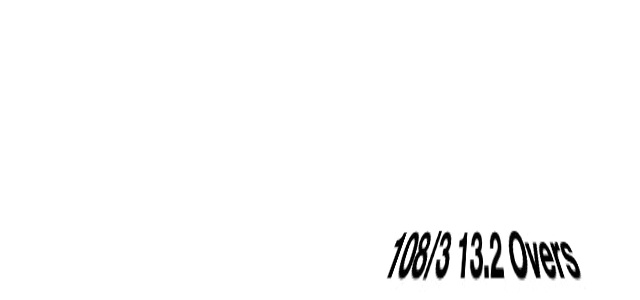
#> input picture tscoreboard.jpg, 640 x 300 px
$ jupyter execute --allow-errors CV_PA1_21100157.ipynb   (shell and % lines are left out)
#> lines starting #> are read from the running program, lines starting #| are printed output that depends on the picture; after the words box and inside, x2 and y2 are one past the last pixel; in counts of white or black regions, pixels touching at a corner belong together
# CS436 PA1 Image Warping

Run the following cell, in order to mount your drive with this notebook.

[cell 1]
#from google.colab import drive
#drive.mount('/content/drive')

# Importing Libraries

This might take a few seconds. If any library is missing, make sure to install it in your environment, using anaconda in for library installation is usually easier

[cell 2]
import matplotlib
import imageio
from mpl_toolkits import mplot3d
from matplotlib import pyplot as plt
from matplotlib import cm
from matplotlib import image as mpimg
from matplotlib.pyplot import figure
# %matplotlib notebook

import seaborn as sns
import numpy as np
import matplotlib.pylab as pl
from matplotlib.colors import ListedColormap

# 1. Image Warping

In this section, <b>you are not allowed to use any OpenCV functions.</b> OpenCV comes in the next section

## Task 1.1 - Part A (Projective Transformations)

In this section you will be creating a function `warpPerspective(img,M,(cols,rows))`.
The function performs a projective transformation on an image and returns a new image variable

    This function has the following arguments:
        img: original image variable. This can be a black and white or a color image
        M: a 3x3 projective transformation matrix
        cols: the columns of the output image
        rows: the rows of the output matrix

The function can transform a small image to a larger image. While doing so, the new image must not have any fringes or emply pixels, you can fill those pixels by taking the value of the nearest neigbouring pixel. The pixels outside of an image may be set to black for now. You may change the arguments of the function if you want to add additional features

# Functions for image manipulations and reading/printing

[cell 3]
cat_path = 'part1/cat.jpg' # global variable for cat image path so don't need to type again and again for part 1

def show_img(img):
    figure(dpi = 100)

    # plt.axis('off') # allows us to turn axis on or off

    plt.imshow(img)
    plt.show()

def read_img(img_path):
    img = np.array(mpimg.imread(img_path))
    img.setflags(write=1) # allows us to manipulate the image
    return img

# [7 lines left out: function show_cropped_img, not called in this run]

def crop_img(img, row_start, row_end, col_start, col_end): # For just cropping the image
    cropped = img[row_start:row_end,col_start:col_end]
    return cropped

[cell 4]
# [52 lines left out: function nearest_neighbor_interpolate, not called in this run]

[cell 5]
# [42 lines left out: function warpPerspective, not called in this run]

## Task 1.1 - Part B: Rotation

In this test case, we will be rotating a subsection of an image of a cat. We will convert `cat.jpg` to `cat_sol0_1.jpg`

We can utilize your newly made function for that with the following steps

1. Read the file `part1/cat.jpg`
2. Crop it to the portion that shows just the head
3. Input it to your function with your projective matrix
4. Display the output
5. You can adjust the row and col values such that the entirety of the output image is shown

The output should look similar to `part1/cat_sol0_1.jpg`. You can try coming up with a transformation on paper before using it. Affine transformations are a subset of projective transformations, so you can try starting from those

#> (a cell that did not finish here is left out)

# 2. Interpolation

At this point, you can predict that creating a large image from small image will not give us the best results, ie there will be a lot of empty pixel values. There are multiple ways to handle this, i.e. Bilinear Interpolation, Nearest, Bicubic etc. However, the method that we will be utilizing in this assignment is fairly simple. We will be replacing empty pixel values with the average of all pixel values around that pixel. Be careful, while handling the corner/side pixels of the image.

## Task 2.1

For this, we can augment your function `warpPerspective(img,M,(cols,rows))`.

1. Where you previously took the nearest neighbor to fill missing pixels, use the `Interpolation` algorithm.
2. Input cols and rows values as 2000 and 2160
3. Use the same projective matrix
4. Display the output

the output should look similar to `part1/cat_sol1.jpg`.

[cell 7]
# rows and cols are values of output image
# r and c are values of cropped cat image
# rev is the reverse transformation matrix or inverse transformation matrix
# img is the cropped cat image

# [143 lines left out: function interpolation_algorithm, not called in this run]

[cell 8]
# [14 lines left out: function reverse_map, not called in this run]

[cell 9]
# [33 lines left out: function augmented_warpPerspective, not called in this run]

#> (a cell that did not finish here is left out)


# Cropped to the portion to show just the head

cat_crop = crop_img(cat, 0, 157, 85, 199) # 0 to 157 horizontal and 85 to 199 vertical (inclusive)

# These are rows and columns of cropped cat image

dimension = cat_crop.shape # (157, 114, 3)
r = dimension[0] - 1  # 156 rows since indexing starts at 0
c = dimension[1] - 1  # 113 columns since indexing starts at 0

angle = 30 # In degrees
positive_degree = np.radians(angle) # Converted to radians
negative_degree = np.radians(-angle) # Since rotation matrix has the form [cos(θ) -sin(θ) sin(θ) cos(θ)] 2 by 2 rotation matrix

# My projective matrix

old_M = np.array([
        [np.cos(positive_degree), np.sin(negative_degree), 0],
        [np.sin(positive_degree), np.cos(positive_degree), 0],
        [0, 0, 1]
    ]) # your 3x3 matrix

# cos(θ)  -sin(θ)

# sin(θ)   cos(θ)

scale_factor = 10

# scaling matrix

s = np.array([
    [scale_factor, 0, 0],
    [0, scale_factor, 0],
    [0, 0, 1]
])

# rotation matrix concatenated with scale matrix
# I did this because there is no scale factor in original 'M' that I used earliar
# Hence output image would be of same size as the output from cv2 (built in function) gives
# So we can multiply with scale factor depending on dsize

M = np.matmul(old_M, s)

# These are cols and rows of output image

cols = 2000 # already given in question
rows = 2160 # already given in question

rev = augmented_warpPerspective(cat_crop, M, (cols, rows))

interpolated = interpolation_algorithm(rows, cols, rev, r, c, cat_crop)

figure(dpi = 150)
plt.imshow(interpolated)
plt.show()

# 3. Image Alpha Values

In this section we will be blending two images to create a third image. This process is important in applications such as VR, AR etc.

For this section, it is important to understand alpha values. Alpha values range between 0.0 and 1.0, and determine the transparency of a pixel. These are common in png files where they are stored alongside rgb as rgba.

## Task 3.1

You must manipulate your `warpPerspective(img,M,(cols,rows))` function so that it returns values in the form of rgba. You can do this with the following steps:

1. If the image has values in 8bit integers, convert your 0 - 255 color integer value range to 0.0 - 1.0 float.
2. Append a forth pixel value for the alpha
3. It might be easier to create a seperate function that converts rgb to rgba with alpha values set to 1.0
4. Where you were previously setting the background to be black, also set the alpha to 0.0

The output from the previous test should look similar to `part1/cat_sol2.png`. you can explore the png file structure to get a better idea of the output.

[cell 11]
# Bilinear Interpolation Functions

# Adopted from lecture slides (L3_L4 slide number 48)

# [25 lines left out: functions assign_corners, interpolate_top, interpolate_bottom, interpolate_side, not called in this run]

[cell 12]
# [70 lines left out: function manipulated_warpPerspective, not called in this run]

#> (a cell that did not finish here is left out)


# Cropped to the portion to show just the head

cat_crop = crop_img(cat, 0, 157, 85, 199) # 0 to 157 horizontal and 85 to 199 vertical (inclusive)

# These are rows and columns of cropped cat image

dimension = cat_crop.shape # (157, 114, 3)
r = dimension[0] - 1  # 156 rows since indexing starts at 0
c = dimension[1] - 1  # 113 columns since indexing starts at 0

angle = 30 # In degrees
positive_degree = np.radians(angle) # Converted to radians
negative_degree = np.radians(-angle) # Since rotation matrix has the form [cos(θ) -sin(θ) sin(θ) cos(θ)] 2 by 2 rotation matrix

# My projective matrix

old_M = np.array([
        [np.cos(positive_degree), np.sin(negative_degree), 0],
        [np.sin(positive_degree), np.cos(positive_degree), 0],
        [0, 0, 1]
    ]) # your 3x3 matrix

# cos(θ)  -sin(θ)

# sin(θ)   cos(θ)

scale_factor = 10

# scaling matrix

s = np.array([
    [scale_factor, 0, 0],
    [0, scale_factor, 0],
    [0, 0, 1]
])

# rotation matrix concatenated with scale matrix
# I did this because there is no scale factor in original 'M' that I used earliar
# Hence output image would be of same size as the output from cv2 (built in function) gives
# So we can multiply with scale factor depending on dsize

M = np.matmul(old_M, s)

# These are cols and rows of output image

cols = 2000 # already given in question
rows = 2160 # already given in question

output_image = manipulated_warpPerspective(cat_crop, M, (cols, rows))

figure(dpi = 150)
plt.imshow(output_image)
plt.show()

# 4. Cricket Stadium

In this part we will be adding an image of a cricket scoreboard to a cricket stadium.

[cell 14]
# Your final output should look similar to the below given image i.e. stadium-sol5.jpg

[cell 15]
import cv2

## Task 4.1

For this task, you need to transform the given scoreboard image. Your output should look similar to `transformed-scoreboard.jpg`. You can try coming up with a transformation on paper before using it. Affine transformations are a subset of projective transformations, so you can try starting from those.

[cell 16]
# transformed-scoreboard.jpg
scoreboard = read_img('tscoreboard.jpg')
#> call 4 of read_img, with img_path = 'tscoreboard.jpg'
#> in read_img, img is the input picture: shape (300, 640, 3); min 0, max 255, mean 250
print(scoreboard.shape)
#| (300, 640, 3)
print('')
show_img(scoreboard)

[cell 17]
# start your code here
scoreboard = read_img('score.jpg')
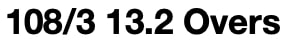
#> input picture score.jpg, 288 x 46 px
#> in read_img, img is the input picture: shape (46, 288, 3); min 0, max 255, mean 197.4
print(scoreboard.shape)
#| (46, 288, 3)
print('')
show_img(scoreboard)

[cell 18]
# Using built in cv2 functions to transform the scoreboard

to_transform = np.float32([[0, 0], [288, 0], [0, 46], [288, 46]])
transformed = np.float32([[400, 220], [560, 220], [340, 300], [600, 300]])

M = cv2.getPerspectiveTransform(to_transform, transformed)

scoreboard = cv2.warpPerspective(scoreboard, M, (640, 300), borderMode=cv2.BORDER_CONSTANT, borderValue = [255, 255, 255, 255])
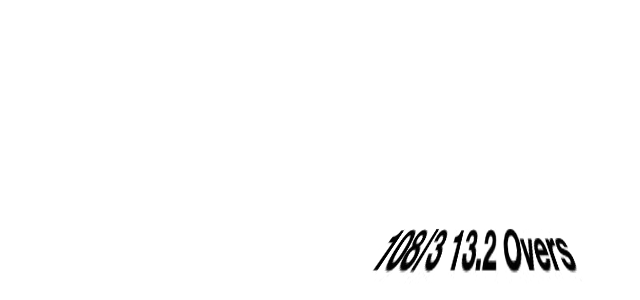
#> scoreboard: shape (300, 640, 3); min 0, max 255, mean 250.5

show_img(scoreboard)

## Task 4.2

After you have transformed the scorebaord you have to add it to the given stadium image. This can be done by copying pixel values from the transformed scoreboard image to the given stadium image. You need to figure out the appropriate conditions for copying the pixel values.

[cell 19]
stadium = read_img('PSL-Stadium.jpg')
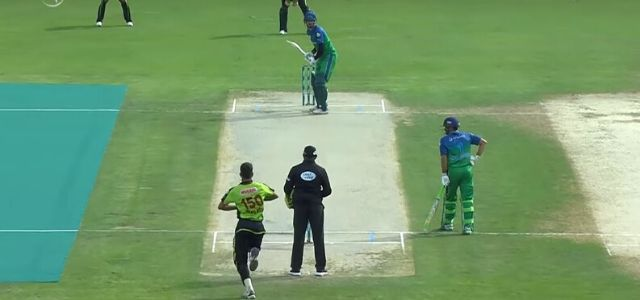
#> input picture PSL-Stadium.jpg, 640 x 300 px
#> in read_img, img is the input picture: shape (300, 640, 3); mean R, G, B 119.4, 156, 110.9
show_img(stadium)

[cell 20]
# scoreboard
rows = 300
cols = 640

for i in range (rows):
    for j in range (cols):
        to_copy = scoreboard[i][j]
        if to_copy[0] < 90 and to_copy[1] < 90 and to_copy[2] < 90:  # applying thresholding to copy black as well as near to it
            stadium[i][j] = to_copy
        else:
            continue
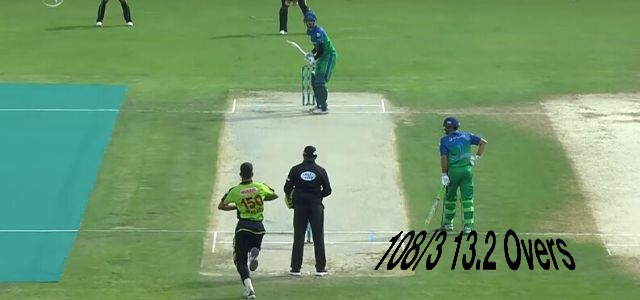
#> stadium: shape (300, 640, 3); 1.59% of pixels changed, all inside (x1, y1, x2, y2) = (374, 229, 576, 271)

[cell 21]
show_img(stadium)

## Task 4.3

In certain situations, when we want to isolate a subject in an image, alpha masks are provided to us. Alpha masks describe the transparency of an image. These masks can be in any format ranging from jpg, png, bmp, gif,etc in our example we will be using jpg.

For this part we will reproduce the same solution but by using alpha mask this time. Below you are given an alpha mask for the transfomed scoreboard. Using this alpha mask you need to combine the two images together to produce the same output.

You can achieve the desired solution as follows:

Consider the transformed scoreboard image as the foreground image and the stadium image as the background image. At every pixel of the image, we need to combine the foreground image pixel value with the background image pixel value using the alpha mask.


\begin{align*}
T = \alpha*F+(1-\alpha)B
\end{align*}

1. Where T is target pixel value
2. F is the pixel value in the foreground image
3. B is the pixel value of the background image
4. Alpha is value of the alpha mask for the corresponding pixels

[cell 22]
# score_mask.jpg
stadium = read_img('PSL-Stadium.jpg') # background image
scoreboard = read_img('tscoreboard.jpg') # without alpha mask
score_mask = read_img('score_mask.jpg') # foreground image (alpha mask of transformed score board)
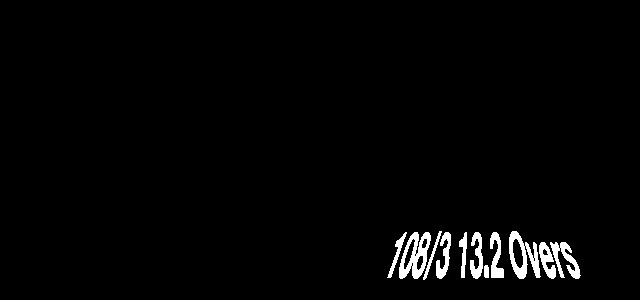
#> input picture score_mask.jpg, 640 x 300 px
#> in read_img, img is the input picture: shape (300, 640, 3); min 0, max 255, mean 5.2
show_img(score_mask)

[cell 23]
show_img(scoreboard)

[cell 24]
show_img(stadium)

[cell 25]
r = scoreboard.shape[0]
#> r = 300
c = scoreboard.shape[1]
#> c = 640
extracted = np.zeros((r, c, 4))

for i in range(r):
    for j in range(c):
        current = score_mask[i][j]
        if current[0] < 100 and current[1] < 100 and current[2] < 100:
            continue
        else:
            first = scoreboard[i][j][0]/255
            second = scoreboard[i][j][1]/255
            third = scoreboard[i][j][2]/255
            alpha = 1.0
            extracted[i][j] = np.array([first, second, third, alpha])

show_img(extracted)

[cell 26]
rows = 300
cols = 640

newstadium = np.zeros((rows, cols, 4)) # adding alpha value of 1.0 to stadium image
final = np.zeros((rows, cols, 4)) # final blended image

for i in range(rows):
    for j in range(cols):
        current = stadium[i][j]
        first = current[0]/255
        second = current[1]/255
        third = current[2]/255
        alpha = 1.0
        newstadium[i][j] = np.array([first, second, third, alpha])

# 𝑇=𝛼∗𝐹+(1−𝛼)𝐵
# F = scoreboard image
# B = ground image

for i in range (rows):
    for j in range (cols):
        F = extracted[i][j] # foreground (scoreboard)
        a = F[3] # alpha
        B = newstadium[i][j] # background (stadium)
        T = (a * F) + ((1 - a) * B) # target pixel
        final[i][j] = T
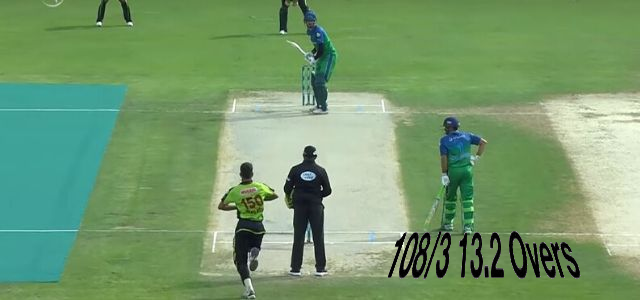
#> final: shape (300, 640, 4) float64; mean R, G, B, A 0.461, 0.603, 0.43, 1

show_img(final)

# 5. Solar System (CS5310, EE513 Only, Upto 10 marks bonus for CS436)

[cell 27]
height = width = 1500 # shape of canvas

## Task 5.1
In this task you will try to recreate the above gif by making use of all the previously implemented techniques.

Your first task is to import the image of planet earth and apply appropriate transformations to center it within the canvas.

You are allowed to import opencv and make use of cv2.warpPerspective(sun,M,(width, height))

Your result should look like (It does not matter whether the background is black or white)

Note: The resulting canvas has height and width of 1500px

## Task 5.2
In this part, you will carry out the same process for earth.jpg as well. Except, in this case the earth needs to be translated +400px on the y axis.

Your final image should look something like this

## Task 5.3
You will now modify the above code to apply rotations to the earth as such it rotates along its own axis as well as around the sun. (This is same as the problem given to you in your written assignment 1)

Feel free to copy your code from task 5.2

#> (a cell that did not finish here is left out)

[cell 29]
earths = []
#> (the rest of this cell did not finish here and is left out)

## Task 5.4
You will now blend all three images to compose a single image. Feel free to make use of the canvas below.

You will have to traverse every element of the list (earths) and blend them with the transformed sun image created in task 5.1. After doing this, you will get an array of images in the end with each having a sun and a earth in them. Store this array in the variable final and run the code gif builder code in the end

[cell 30]
# Code for canvas
canvas = np.array([255]*3*width*height)
canvas.resize((width,height,3))
plt.imshow(canvas)
